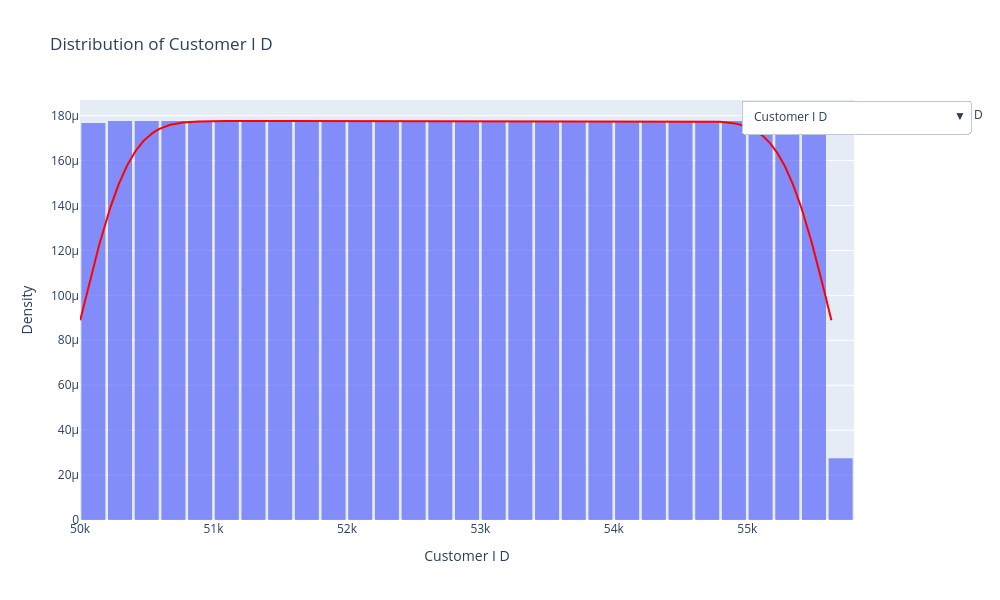

Notebook source saved alongside this figure:
### Markdown cell above
### 수치형 분포 시각화

### Code cell
color_palette = colors.qualitative.Plotly

fig = go.Figure()

for i, column in enumerate(float_columns):
    hist_color = color_palette[i % len(color_palette)]

    hist = go.Histogram(
        x=df_eda[column],
        histnorm='probability density',
        name=split_on_capitals(column),
        opacity=0.75,
        marker=dict(color=hist_color),
        hoverinfo='x+name',
        visible=False
    )
    fig.add_trace(hist)

    kde = gaussian_kde(df_eda[column].dropna())
    x = np.linspace(df_eda[column].min(), df_eda[column].max(), 1000)
    y = kde(x)

    kde_trace = go.Scatter(
        x=x,
        y=y,
        mode='lines',
        name=f'{split_on_capitals(column)} KDE',
        line=dict(color='red'),
        hoverinfo='y+name',
        showlegend=False,
        visible=False
    )
    fig.add_trace(kde_trace)

fig.data[0].visible = True
fig.data[1].visible = True

buttons = []
for i, column in enumerate(float_columns):
    visibility = [False] * len(fig.data)
    visibility[i * 2] = True
    visibility[i * 2 + 1] = True

    buttons.append(
        dict(
            label=split_on_capitals(column),
            method='update',
            args=[
                {'visible': visibility},
                {'title': f'Distribution of {split_on_capitals(column)}',
                 'xaxis': {'title': split_on_capitals(column)},
                 'yaxis': {'title': 'Density'}}
            ]
        )
    )

fig.update_layout(
    updatemenus=[
        dict(
            active=0,
            buttons=buttons,
            x=1.15,
            y=1
        )
    ],
    title=f'Distribution of {split_on_capitals(float_columns[0])}',
    xaxis_title=split_on_capitals(float_columns[0]),
    yaxis_title='Density',
    width=1000,
    height=600,
    bargap=0.1
)

fig.show()

### Figure 1 — Plotly figure (JSON) as saved in the notebook; plotly's stock layout.template omitted (floating-point values rounded to 4 significant figures; data arrays with more than 128 entries replaced by an {"elided": "..."} marker saying what was removed)
{"data": [{"histnorm": "probability density", "hoverinfo": "x+name", "marker": {"color": "#636EFA"}, "name": "Customer I D", "opacity": 0.75, "type": "histogram", "visible": true, "x": {"elided": "5630 int values"}}, {"hoverinfo": "y+name", "line": {"color": "red"}, "mode": "lines", "name": "Customer I D KDE", "showlegend": false, "type": "scatter", "visible": true, "x": {"elided": "1000 float values"}, "y": {"elided": "1000 float values"}}, {"histnorm": "probability density", "hoverinfo": "x+name", "marker": {"color": "#EF553B"}, "name": "Tenure", "opacity": 0.75, "type": "histogram", "visible": false, "x": {"elided": "5630 float values"}}, {"hoverinfo": "y+name", "line": {"color": "red"}, "mode": "lines", "name": "Tenure KDE", "showlegend": false, "type": "scatter", "visible": false, "x": {"elided": "1000 float values"}, "y": {"elided": "1000 float values"}}, {"histnorm": "probability density", "hoverinfo": "x+name", "marker": {"color": "#00CC96"}, "name": "City Tier", "opacity": 0.75, "type": "histogram", "visible": false, "x": {"elided": "5630 int values"}}, {"hoverinfo": "y+name", "line": {"color": "red"}, "mode": "lines", "name": "City Tier KDE", "showlegend": false, "type": "scatter", "visible": false, "x": {"elided": "1000 float values"}, "y": {"elided": "1000 float values"}}, {"histnorm": "probability density", "hoverinfo": "x+name", "marker": {"color": "#AB63FA"}, "name": "Warehouse To Home", "opacity": 0.75, "type": "histogram", "visible": false, "x": {"elided": "5630 float values"}}, {"hoverinfo": "y+name", "line": {"color": "red"}, "mode": "lines", "name": "Warehouse To Home KDE", "showlegend": false, "type": "scatter", "visible": false, "x": {"elided": "1000 float values"}, "y": {"elided": "1000 float values"}}, {"histnorm": "probability density", "hoverinfo": "x+name", "marker": {"color": "#FFA15A"}, "name": "Hour Spend On App", "opacity": 0.75, "type": "histogram", "visible": false, "x": {"elided": "5630 float values"}}, {"hoverinfo": "y+name", "line": {"color": "red"}, "mode": "lines", "name": "Hour Spend On App KDE", "showlegend": false, "type": "scatter", "visible": false, "x": {"elided": "1000 float values"}, "y": {"elided": "1000 float values"}}, {"histnorm": "probability density", "hoverinfo": "x+name", "marker": {"color": "#19D3F3"}, "name": "Number Of Device Registered", "opacity": 0.75, "type": "histogram", "visible": false, "x": {"elided": "5630 int values"}}, {"hoverinfo": "y+name", "line": {"color": "red"}, "mode": "lines", "name": "Number Of Device Registered KDE", "showlegend": false, "type": "scatter", "visible": false, "x": {"elided": "1000 float values"}, "y": {"elided": "1000 float values"}}, {"histnorm": "probability density", "hoverinfo": "x+name", "marker": {"color": "#FF6692"}, "name": "Satisfaction Score", "opacity": 0.75, "type": "histogram", "visible": false, "x": {"elided": "5630 int values"}}, {"hoverinfo": "y+name", "line": {"color": "red"}, "mode": "lines", "name": "Satisfaction Score KDE", "showlegend": false, "type": "scatter", "visible": false, "x": {"elided": "1000 float values"}, "y": {"elided": "1000 float values"}}, {"histnorm": "probability density", "hoverinfo": "x+name", "marker": {"color": "#B6E880"}, "name": "Number Of Address", "opacity": 0.75, "type": "histogram", "visible": false, "x": {"elided": "5630 int values"}}, {"hoverinfo": "y+name", "line": {"color": "red"}, "mode": "lines", "name": "Number Of Address KDE", "showlegend": false, "type": "scatter", "visible": false, "x": {"elided": "1000 float values"}, "y": {"elided": "1000 float values"}}, {"histnorm": "probability density", "hoverinfo": "x+name", "marker": {"color": "#FF97FF"}, "name": "Complain", "opacity": 0.75, "type": "histogram", "visible": false, "x": {"elided": "5630 int values"}}, {"hoverinfo": "y+name", "line": {"color": "red"}, "mode": "lines", "name": "Complain KDE", "showlegend": false, "type": "scatter", "visible": false, "x": {"elided": "1000 float values"}, "y": {"elided": "1000 float values"}}, {"histnorm": "probability density", "hoverinfo": "x+name", "marker": {"color": "#FECB52"}, "name": "Order Amount Hike Fromlast Year", "opacity": 0.75, "type": "histogram", "visible": false, "x": {"elided": "5630 float values"}}, {"hoverinfo": "y+name", "line": {"color": "red"}, "mode": "lines", "name": "Order Amount Hike Fromlast Year KDE", "showlegend": false, "type": "scatter", "visible": false, "x": {"elided": "1000 float values"}, "y": {"elided": "1000 float values"}}, {"histnorm": "probability density", "hoverinfo": "x+name", "marker": {"color": "#636EFA"}, "name": "Coupon Used", "opacity": 0.75, "type": "histogram", "visible": false, "x": {"elided": "5630 float values"}}, {"hoverinfo": "y+name", "line": {"color": "red"}, "mode": "lines", "name": "Coupon Used KDE", "showlegend": false, "type": "scatter", "visible": false, "x": {"elided": "1000 float values"}, "y": {"elided": "1000 float values"}}, {"histnorm": "probability density", "hoverinfo": "x+name", "marker": {"color": "#EF553B"}, "name": "Order Count", "opacity": 0.75, "type": "histogram", "visible": false, "x": {"elided": "5630 float values"}}, {"hoverinfo": "y+name", "line": {"color": "red"}, "mode": "lines", "name": "Order Count KDE", "showlegend": false, "type": "scatter", "visible": false, "x": {"elided": "1000 float values"}, "y": {"elided": "1000 float values"}}, {"histnorm": "probability density", "hoverinfo": "x+name", "marker": {"color": "#00CC96"}, "name": "Day Since Last Order", "opacity": 0.75, "type": "histogram", "visible": false, "x": {"elided": "5630 float values"}}, {"hoverinfo": "y+name", "line": {"color": "red"}, "mode": "lines", "name": "Day Since Last Order KDE", "showlegend": false, "type": "scatter", "visible": false, "x": {"elided": "1000 float values"}, "y": {"elided": "1000 float values"}}, {"histnorm": "probability density", "hoverinfo": "x+name", "marker": {"color": "#AB63FA"}, "name": "Cashback Amount", "opacity": 0.75, "type": "histogram", "visible": false, "x": {"elided": "5630 float values"}}, {"hoverinfo": "y+name", "line": {"color": "red"}, "mode": "lines", "name": "Cashback Amount KDE", "showlegend": false, "type": "scatter", "visible": false, "x": {"elided": "1000 float values"}, "y": {"elided": "1000 float values"}}], "layout": {"bargap": 0.1, "height": 600, "title": {"text": "Distribution of Customer I D"}, "updatemenus": [{"active": 0, "buttons": [{"args": [{"visible": [true, true, false, false, false, false, false, false, false, false, false, false, false, false, false, false, false, false, false, false, false, false, false, false, false, false, false, false]}, {"title": "Distribution of Customer I D", "xaxis": {"title": "Customer I D"}, "yaxis": {"title": "Density"}}], "label": "Customer I D", "method": "update"}, {"args": [{"visible": [false, false, true, true, false, false, false, false, false, false, false, false, false, false, false, false, false, false, false, false, false, false, false, false, false, false, false, false]}, {"title": "Distribution of Tenure", "xaxis": {"title": "Tenure"}, "yaxis": {"title": "Density"}}], "label": "Tenure", "method": "update"}, {"args": [{"visible": [false, false, false, false, true, true, false, false, false, false, false, false, false, false, false, false, false, false, false, false, false, false, false, false, false, false, false, false]}, {"title": "Distribution of City Tier", "xaxis": {"title": "City Tier"}, "yaxis": {"title": "Density"}}], "label": "City Tier", "method": "update"}, {"args": [{"visible": [false, false, false, false, false, false, true, true, false, false, false, false, false, false, false, false, false, false, false, false, false, false, false, false, false, false, false, false]}, {"title": "Distribution of Warehouse To Home", "xaxis": {"title": "Warehouse To Home"}, "yaxis": {"title": "Density"}}], "label": "Warehouse To Home", "method": "update"}, {"args": [{"visible": [false, false, false, false, false, false, false, false, true, true, false, false, false, false, false, false, false, false, false, false, false, false, false, false, false, false, false, false]}, {"title": "Distribution of Hour Spend On App", "xaxis": {"title": "Hour Spend On App"}, "yaxis": {"title": "Density"}}], "label": "Hour Spend On App", "method": "update"}, {"args": [{"visible": [false, false, false, false, false, false, false, false, false, false, true, true, false, false, false, false, false, false, false, false, false, false, false, false, false, false, false, false]}, {"title": "Distribution of Number Of Device Registered", "xaxis": {"title": "Number Of Device Registered"}, "yaxis": {"title": "Density"}}], "label": "Number Of Device Registered", "method": "update"}, {"args": [{"visible": [false, false, false, false, false, false, false, false, false, false, false, false, true, true, false, false, false, false, false, false, false, false, false, false, false, false, false, false]}, {"title": "Distribution of Satisfaction Score", "xaxis": {"title": "Satisfaction Score"}, "yaxis": {"title": "Density"}}], "label": "Satisfaction Score", "method": "update"}, {"args": [{"visible": [false, false, false, false, false, false, false, false, false, false, false, false, false, false, true, true, false, false, false, false, false, false, false, false, false, false, false, false]}, {"title": "Distribution of Number Of Address", "xaxis": {"title": "Number Of Address"}, "yaxis": {"title": "Density"}}], "label": "Number Of Address", "method": "update"}, {"args": [{"visible": [false, false, false, false, false, false, false, false, false, false, false, false, false, false, false, false, true, true, false, false, false, false, false, false, false, false, false, false]}, {"title": "Distribution of Complain", "xaxis": {"title": "Complain"}, "yaxis": {"title": "Density"}}], "label": "Complain", "method": "update"}, {"args": [{"visible": [false, false, false, false, false, false, false, false, false, false, false, false, false, false, false, false, false, false, true, true, false, false, false, false, false, false, false, false]}, {"title": "Distribution of Order Amount Hike Fromlast Year", "xaxis": {"title": "Order Amount Hike Fromlast Year"}, "yaxis": {"title": "Density"}}], "label": "Order Amount Hike Fromlast Year", "method": "update"}, {"args": [{"visible": [false, false, false, false, false, false, false, false, false, false, false, false, false, false, false, false, false, false, false, false, true, true, false, false, false, false, false, false]}, {"title": "Distribution of Coupon Used", "xaxis": {"title": "Coupon Used"}, "yaxis": {"title": "Density"}}], "label": "Coupon Used", "method": "update"}, {"args": [{"visible": [false, false, false, false, false, false, false, false, false, false, false, false, false, false, false, false, false, false, false, false, false, false, true, true, false, false, false, false]}, {"title": "Distribution of Order Count", "xaxis": {"title": "Order Count"}, "yaxis": {"title": "Density"}}], "label": "Order Count", "method": "update"}, {"args": [{"visible": [false, false, false, false, false, false, false, false, false, false, false, false, false, false, false, false, false, false, false, false, false, false, false, false, true, true, false, false]}, {"title": "Distribution of Day Since Last Order", "xaxis": {"title": "Day Since Last Order"}, "yaxis": {"title": "Density"}}], "label": "Day Since Last Order", "method": "update"}, {"args": [{"visible": [false, false, false, false, false, false, false, false, false, false, false, false, false, false, false, false, false, false, false, false, false, false, false, false, false, false, true, true]}, {"title": "Distribution of Cashback Amount", "xaxis": {"title": "Cashback Amount"}, "yaxis": {"title": "Density"}}], "label": "Cashback Amount", "method": "update"}], "x": 1.15, "y": 1}], "width": 1000, "xaxis": {"title": {"text": "Customer I D"}}, "yaxis": {"title": {"text": "Density"}}}}
